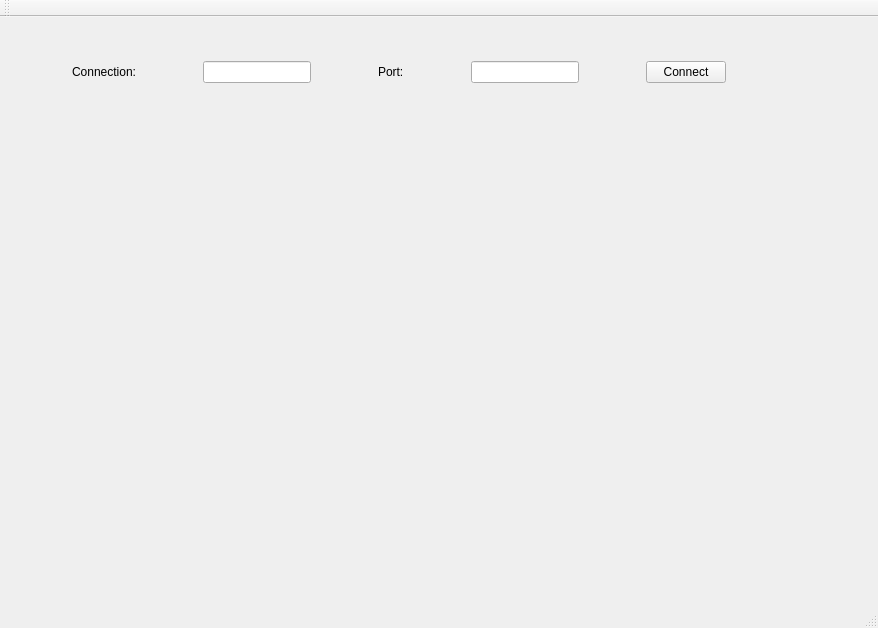
<?xml version="1.0" encoding="UTF-8"?>
<ui version="4.0">
 <class>MainWindow</class>
 <widget class="QMainWindow" name="MainWindow">
  <property name="geometry">
   <rect>
    <x>0</x>
    <y>0</y>
    <width>878</width>
    <height>628</height>
   </rect>
  </property>
  <property name="windowTitle">
   <string>MainWindow</string>
  </property>
  <widget class="QWidget" name="centralWidget">
   <widget class="QWidget" name="gridLayoutWidget">
    <property name="geometry">
     <rect>
      <x>0</x>
      <y>0</y>
      <width>801</width>
      <height>111</height>
     </rect>
    </property>
    <layout class="QGridLayout" name="gridLayout">
     <property name="sizeConstraint">
      <enum>QLayout::SetMinimumSize</enum>
     </property>
     <item row="0" column="0">
      <widget class="QLabel" name="label">
       <property name="sizePolicy">
        <sizepolicy hsizetype="Fixed" vsizetype="Fixed">
         <horstretch>0</horstretch>
         <verstretch>0</verstretch>
        </sizepolicy>
       </property>
       <property name="text">
        <string>Connection:</string>
       </property>
      </widget>
     </item>
     <item row="0" column="1">
      <widget class="QLineEdit" name="connectionUrl">
       <property name="sizePolicy">
        <sizepolicy hsizetype="Fixed" vsizetype="Fixed">
         <horstretch>0</horstretch>
         <verstretch>0</verstretch>
        </sizepolicy>
       </property>
      </widget>
     </item>
     <item row="0" column="2">
      <widget class="QLabel" name="label_2">
       <property name="sizePolicy">
        <sizepolicy hsizetype="Fixed" vsizetype="Fixed">
         <horstretch>0</horstretch>
         <verstretch>0</verstretch>
        </sizepolicy>
       </property>
       <property name="text">
        <string>Port:</string>
       </property>
      </widget>
     </item>
     <item row="0" column="3">
      <widget class="QLineEdit" name="connectPort">
       <property name="sizePolicy">
        <sizepolicy hsizetype="Fixed" vsizetype="Fixed">
         <horstretch>0</horstretch>
         <verstretch>0</verstretch>
        </sizepolicy>
       </property>
      </widget>
     </item>
     <item row="0" column="4">
      <widget class="QPushButton" name="connectButton">
       <property name="sizePolicy">
        <sizepolicy hsizetype="Fixed" vsizetype="Fixed">
         <horstretch>0</horstretch>
         <verstretch>0</verstretch>
        </sizepolicy>
       </property>
       <property name="text">
        <string>Connect</string>
       </property>
      </widget>
     </item>
    </layout>
   </widget>
   <widget class="QWidget" name="gridLayoutWidget_2">
    <property name="geometry">
     <rect>
      <x>0</x>
      <y>120</y>
      <width>871</width>
      <height>111</height>
     </rect>
    </property>
    <layout class="QGridLayout" name="input_grid">
     <property name="sizeConstraint">
      <enum>QLayout::SetMinAndMaxSize</enum>
     </property>
    </layout>
   </widget>
  </widget>
  <widget class="QMenuBar" name="menuBar">
   <property name="geometry">
    <rect>
     <x>0</x>
     <y>0</y>
     <width>878</width>
     <height>25</height>
    </rect>
   </property>
  </widget>
  <widget class="QToolBar" name="mainToolBar">
   <attribute name="toolBarArea">
    <enum>TopToolBarArea</enum>
   </attribute>
   <attribute name="toolBarBreak">
    <bool>false</bool>
   </attribute>
  </widget>
  <widget class="QStatusBar" name="statusBar"/>
 </widget>
 <layoutdefault spacing="6" margin="11"/>
 <resources/>
 <connections/>
</ui>
